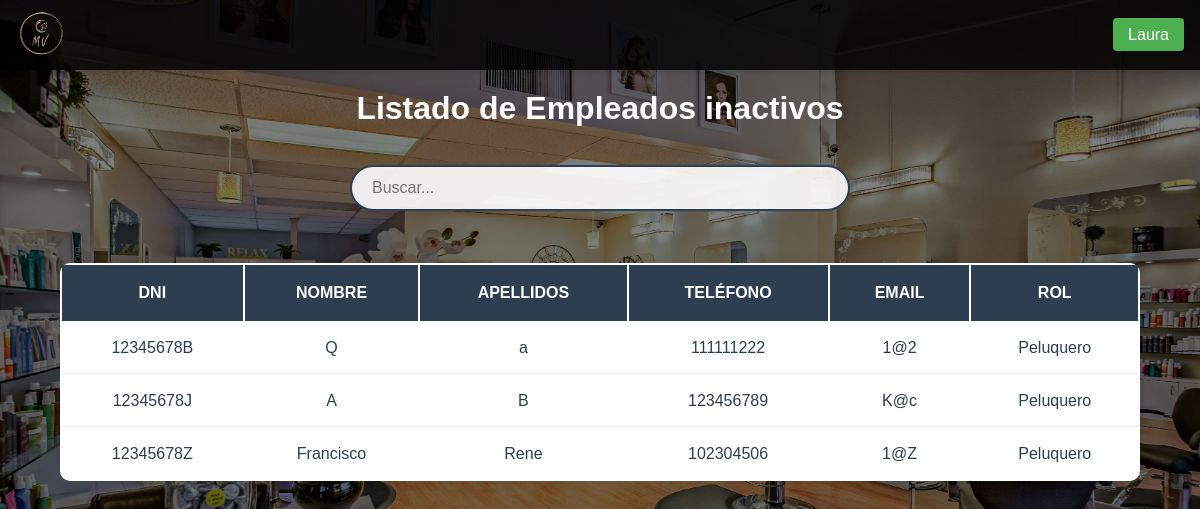
The page /paginas/empleados.php?mostrar=inactivos (signed in) on the database as committed earlier.
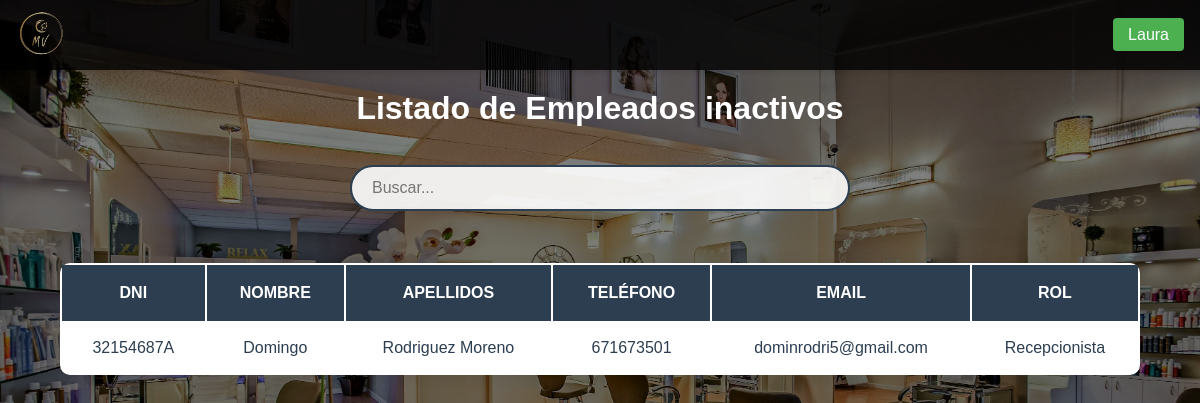
The same page on the database as committed later.
### tables this page shows
CREATE TABLE `empleados` (
  `dni` varchar(20) NOT NULL,
  `nombre` varchar(100) NOT NULL,
  `apellidos` varchar(100) NOT NULL,
  `telefono` varchar(15) DEFAULT NULL,
  `email` varchar(100) DEFAULT NULL,
  `id_rol` int DEFAULT NULL,
  `contraseña` varchar(255) NOT NULL,
  `es_admin` tinyint(1) NOT NULL DEFAULT '0',
  `activo` tinyint(1) DEFAULT '1',
  PRIMARY KEY (`dni`),
  KEY `id_rol` (`id_rol`),
  CONSTRAINT `empleados_ibfk_1` FOREIGN KEY (`id_rol`) REFERENCES `roles` (`id_rol`)
);

CREATE TABLE `roles` (
  `id_rol` int NOT NULL AUTO_INCREMENT,
  `nombre_rol` varchar(50) NOT NULL,
  PRIMARY KEY (`id_rol`)
);

### funcionalidades/verificar_admin.php (called while the page is built, shortened)
<?php
function esAdministrador($conn) {
    try {
        $stmt = $conn->prepare("SELECT es_admin FROM empleados WHERE dni = :dni AND activo = 1");
        $stmt->execute([':dni' => $_SESSION['dni']]);
        return ($stmt->fetch(PDO::FETCH_COLUMN) == 1);
    } catch (PDOException $e) {
        error_log("Error verificando admin: " . $e->getMessage());
        return false;
    }
}

### paginas/empleados.php (the view, shortened to what this page needs)
<!DOCTYPE html>
<html lang="es">
<head>
    <link rel="stylesheet" href="/TFGPeluqueria/css/styles.css">
</head>
<body>
    <?php
        require_once $_SERVER['DOCUMENT_ROOT'] . '/TFGPeluqueria/funcionalidades/conexion.php';
        require_once $_SERVER['DOCUMENT_ROOT'] . '/TFGPeluqueria/funcionalidades/verificar_admin.php';
        include $_SERVER['DOCUMENT_ROOT'] . '/TFGPeluqueria/plantillas/navbar.php';
        $esAdmin = esAdministrador($conn);
        $mostrar = $_GET['mostrar'] ?? 'activos';
        $condicion = ($mostrar === 'inactivos') ? 'e.activo = 0' : 'e.activo = 1';
        $empleados = [];
        try {
            $sql = "SELECT e.dni, e.nombre, e.apellidos, e.telefono, e.email, r.nombre_rol
                    FROM empleados e
                    INNER JOIN roles r ON e.id_rol = r.id_rol
                    WHERE $condicion";
            $stmt = $conn->query($sql);
            $empleados = $stmt->fetchAll(PDO::FETCH_ASSOC);
        } catch (PDOException $e) {
            error_log("Error al obtener empleados: " . $e->getMessage());
        }
    ?>
    <div class="contenedor-principal">
        <h1>Listado de Empleados <?= $mostrar === 'activos' ? 'activos' : 'inactivos' ?></h1>
        <br>
	<div class="contenedor-busqueda">
                <input type="text" id="buscador-general" class="buscador-general input-busqueda"  placeholder="Buscar..." data-tabla=".tabla-scroll .tabla-citas">
	</div>
        <div class="tabla-scroll">
            <table class="tabla-citas">
                <thead>
                    <tr>
                        <th>DNI</th>
                        <th>Nombre</th>
                        <th>Apellidos</th>
                        <th>Teléfono</th>
                        <th>Email</th>
                        <th>Rol</th>
                    </tr>
                </thead>
                <tbody>
                    <?php foreach ($empleados as $empleado): ?>
                        <tr <?= $esAdmin ? 'onclick="window.location=\'editar_empleado.php?dni=' . htmlspecialchars($empleado['dni']) . '\'"' : '' ?>
                        class="<?= $esAdmin ? 'clickable-row' : '' ?>">
                            <td><?= htmlspecialchars($empleado['dni']) ?></td>
                            <td><?= htmlspecialchars($empleado['nombre']) ?></td>
                            <td><?= htmlspecialchars($empleado['apellidos']) ?></td>
                            <td><?= htmlspecialchars($empleado['telefono']) ?></td>
                            <td><?= htmlspecialchars($empleado['email']) ?></td>
                            <td><?= htmlspecialchars($empleado['nombre_rol']) ?></td>
                        </tr>
                    <?php endforeach; ?>
                </tbody>
            </table>
        </div>
    </div>
</body>
</html>

Rows that differ between the two databases and show on the page:
removed empleados: dni "12345678B", nombre "Q", apellidos "a", telefono "111111222", email "1@2", id_rol.nombre_rol "Peluquero"
removed empleados: dni "12345678J", nombre "A", apellidos "B", telefono "123456789", email "K@c", id_rol.nombre_rol "Peluquero"
no longer on this page (row edited): empleados: dni "12345678Z", nombre "Francisco", apellidos "Rene", telefono "102304506", email "1@Z", id_rol.nombre_rol "Peluquero"
now on this page (row edited): empleados: dni "32154687A", nombre "Domingo", apellidos "Rodriguez Moreno", telefono "671673501", email "dominrodri5@gmail.com", id_rol.nombre_rol "Recepcionista"
